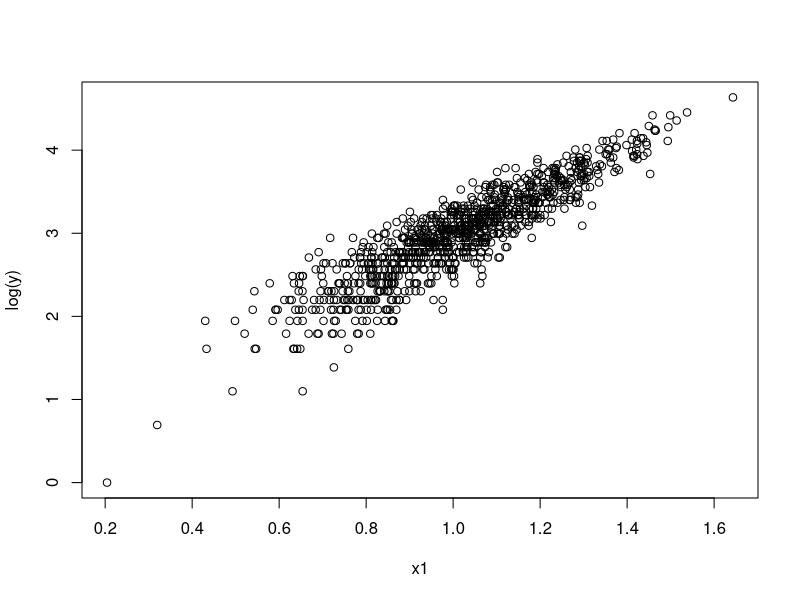
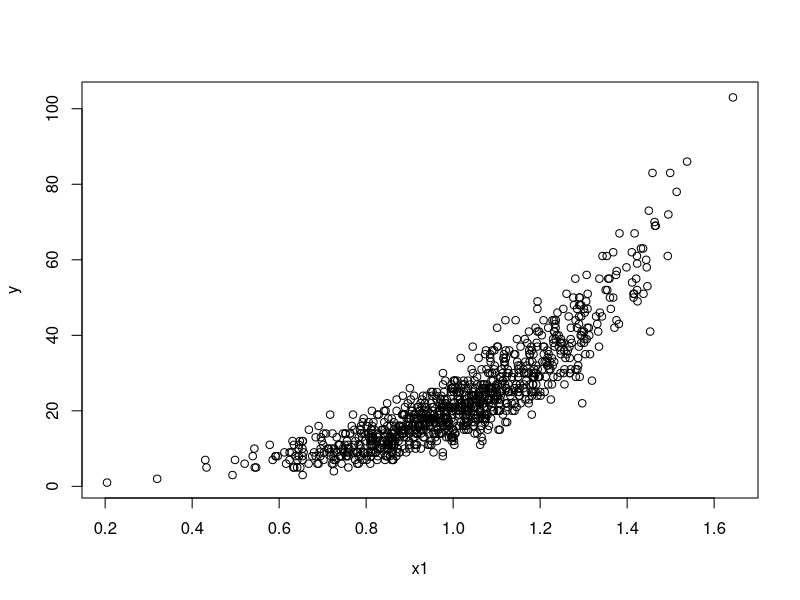
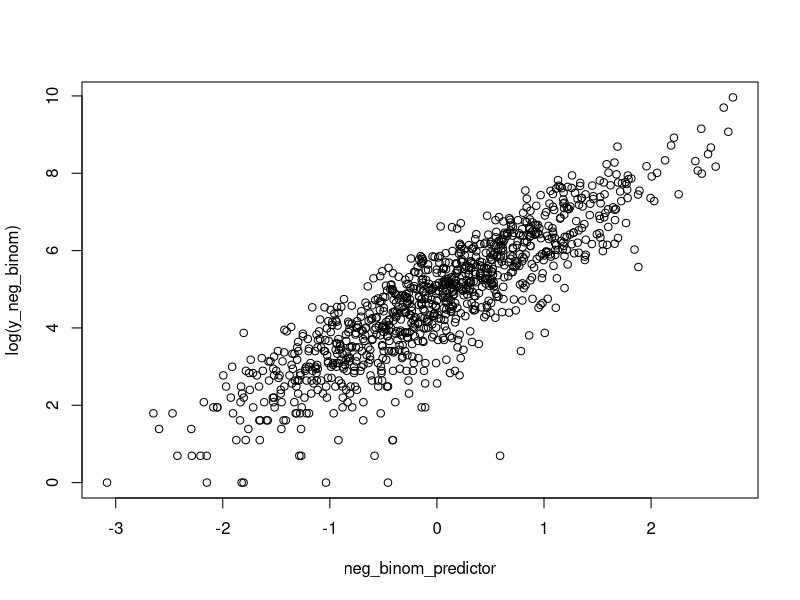
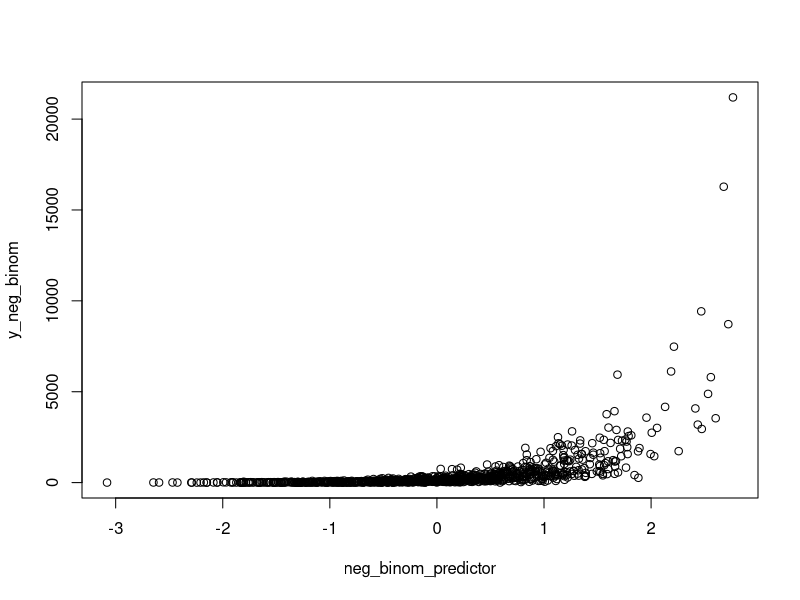

Write R code to recreate these figures, in order.
## ---- chunk 1
knitr::opts_chunk$set(echo = TRUE)
library(pscl)
library(MASS)
## ---- chunk 2
N=50
predictor_cont<-rnorm(N,0,0.2) 
predictor_binary<-rbinom(N,1,0.5)

y<-1.44*predictor_cont+2.5*predictor_binary+rnorm(N, 0, 0.01) ### Remember that to make this do-able in a linear framework, like this, we're assuming this is on a log scale!
exp(1.44)

### We're now going to draw a probability distribution from y, assuming that y is on a logit scale
y_prob<-plogis(y)
y_prob

### we can now draw from the probability distribution (so that all of our responses are 0,1)

y_dummy = rbinom(n = N, size = 1, prob = y_prob)


data<-cbind.data.frame(1:N, y_prob, y, predictor_cont, predictor_binary)

log_reg_model<-glm(y_dummy~predictor_binary+predictor_cont, data=data, family='binomial')

### if you have loaded and installed lmerTest, it will give you p-values in your summary, if not, it won't
summary(log_reg_model)
### From here, you need to back transform to get the estimates on the y scale, instead of the log(y) scale

exp(coef(log_reg_model)) ### these are on the 'regular' scale, not the log scale
exp(confint(log_reg_model))
pR2(log_reg_model) ### r2CU (Nagelkerke R2 is the most comparable to our typical R2)



## ---- chunk 3

x1 = rnorm(1000,1,0.2) ### here there is one predictor, this a good place to imagine some biology

### Question, 

lambda = exp(0.5 + 2.5*x1) ### this is where I change the effect sizes for each predictor
exp(2.5)
###remember that this means that log(lambda) is a linear model!!
### here I'm simulating three betas against my three predictor variables to make my lambda
### The step above simulates the mean of each value of the response variable. lambda values are continuous, not discrete counts.
## λ is the unobserved true mean of the Poisson distribution for the t-th observation

head(lambda)

y = rpois(1000, lambda = lambda) ### error is added in this step, remembering that the mean and the variance are the same!
### remember that y is count data!
head(y)

plot(x1, log(y)) ### note the residuals - are they normally distributed? Is that okay?
plot(x1,y)

data_poisson<-cbind.data.frame(y, x1)

poisson_model<-glm(y ~ x1, family="poisson", data=data_poisson)
summary(poisson_model)

###back transform the coefficients 

exp(coef(poisson_model)) ### these are on the 'regular' scale, not the log scale
exp(confint(poisson_model))
pR2(poisson_model) ### r2CU (Nagelkerke R2 is the most comparable to our typical R2) 

## ---- chunk 4
library(MASS)

neg_binom_predictor <- rnorm(1000, mean = 0, sd = 1) ### what is your imagined predictor?
# - my imagined predictor would be arm length 

# Log link function: log(mu) = beta0 + beta1 * X
mu <- exp(5+1.5 * neg_binom_predictor) ### notice that this is ALSO on a log scale
### mu is the expected mean for each observation
exp(1.5)
# Dispersion parameter for the negative binomial distribution
theta <- 2 ### this makes the difference between negative binomial and poisson. A very large theta would lead the negative binomial to approximate a poisson
##Play around with theta and see what happens!


y_neg_binom <- rnegbin(1000, mu = mu, theta = theta)

# Create a data frame to store the simulated data
data_negbiom <- cbind.data.frame(y_neg_binom, neg_binom_predictor)

plot(neg_binom_predictor, log(y_neg_binom))
plot(neg_binom_predictor, y_neg_binom)




negative_binomial_model<-glm.nb(y_neg_binom ~ neg_binom_predictor, data=data_negbiom)
summary(negative_binomial_model)

exp(coef(negative_binomial_model)) ### these are on the 'regular' scale, not the log scale
exp(confint(negative_binomial_model))
pR2(negative_binomial_model)

### r2CU (Nagelkerke R2 is the most comparable to our typical R2)
